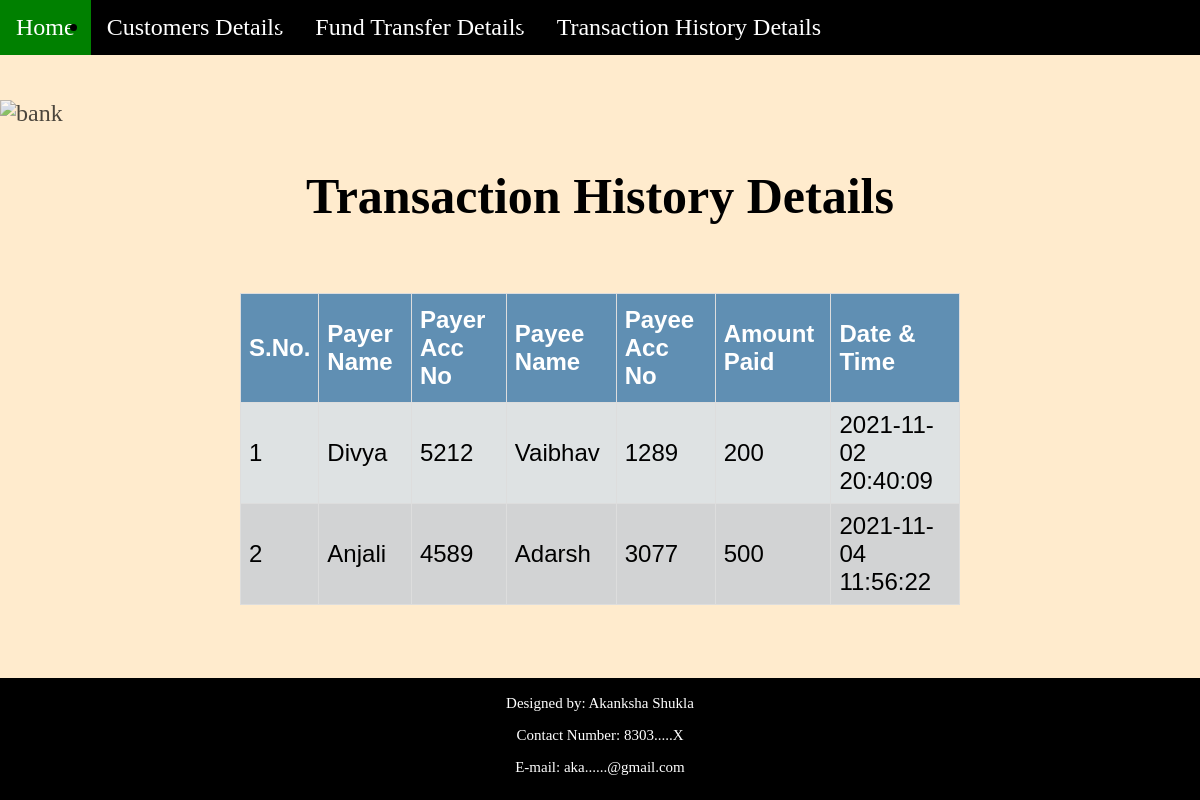
/TransactionDetails.php, run on the app's committed database.
### tables this page shows
CREATE TABLE `history` (
  `sno` int(11) NOT NULL,
  `payer` text NOT NULL,
  `payerAcc` int(11) NOT NULL,
  `payee` text NOT NULL,
  `payeeAcc` int(11) NOT NULL,
  `amount` double NOT NULL,
  `time` text NOT NULL
);

### TransactionDetails.php (the view, shortened to what this page needs)
<?php
$servername = "fdb34.awardspace.net";
    $username = "3986264_akanksha19";
    $password = "u-nudn587BdR72a}";
    $dname = "3986264_akanksha19";
$con = new mysqli($servername, $username, $password, $dname);
$sql = "SELECT * FROM history" ;
$result = $con->query($sql);
?>
<!DOCTYPE html>
<html lang="en">
<head>
</head>
<body>
<img src="bankinghub.jpg" alt="bank" style= "width:100%; height: 85%; position: absolute; z-index:-1; opacity: 0.7; padding-top: 0px">
  <?php include('navbar.php'); ?>
	<div class="container">
        <h2 style="text-align: center; padding-top: 0px; font-size: 50px">Transaction History Details</h2>
       <br>
       <div>
    <table id = "Table">
        <thead>
            <tr>
                <th>S.No.</th>
                <th>Payer Name</th>
                <th>Payer Acc No</th>
                <th>Payee Name</th>
                <th>Payee Acc No</th>
                <th>Amount Paid</th>
                <th>Date & Time</th>
            </tr>
        </thead>
        <tbody>
        <?php
    while($row = $result->fetch_assoc()) {
  ?>
 <tr>
        <td><?php echo $row['sno']; ?></td>
        <td><?php echo $row['payer']; ?></td>
        <td><?php echo $row['payerAcc']; ?></td>
        <td><?php echo $row['payee']; ?></td>
        <td><?php echo $row['payeeAcc']; ?></td>
        <td><?php echo $row['amount']; ?></td>
        <td><?php echo $row['time']; ?></td>
        </tr>
 <?php
    }
?>
</table>
    </div>
</div>
<footer style="padding-top: 2px; text-align: center; color: white">
    <p style="font-size: 15px">Designed by: Akanksha Shukla</p>
    <p style="font-size: 15px">Contact Number: 8303.....X</p>
    <p style="font-size: 15px">E-mail: aka......@gmail.com</p>
</footer>
<body>
</html>

### TransactionDetails.php (style rules this page uses)
html { position: relative; min-height: 100%; }
body { padding-top: 100px; font-size:24px; padding-bottom: 100px; background: blanchedalmond; }
.container { padding-top:5px; display: block; margin-top: 20px; margin-left: auto; margin-right: auto; width: 60%; }
td,th { border: 1px solid #ddd; padding: 8px; }
#Table { font-family: Arial, sans-serif; border-collapse: collapse; margin-bottom: 15px; }
#Table tr:nth-child(even) { background-color: #d2d3d4; }
#Table tr:nth-child(odd) { background-color: #dee2e3; }
#Table th { padding-top: 12px; padding-bottom: 12px; text-align:left; background-color: #608fb3; color:white; }
footer { background-color: black; position: absolute; left: 0; bottom: 0; height: 120px; width: 100%; }

### navbar.php (style rules this page uses)
body { margin:0; }

### data on the page
history: sno "1", payer "Divya", payerAcc "5212", payee "Vaibhav", payeeAcc "1289", amount "200", time "2021-11-02 20:40:09"
history: sno "2", payer "Anjali", payerAcc "4589", payee "Adarsh", payeeAcc "3077", amount "500", time "2021-11-04 11:56:22"
